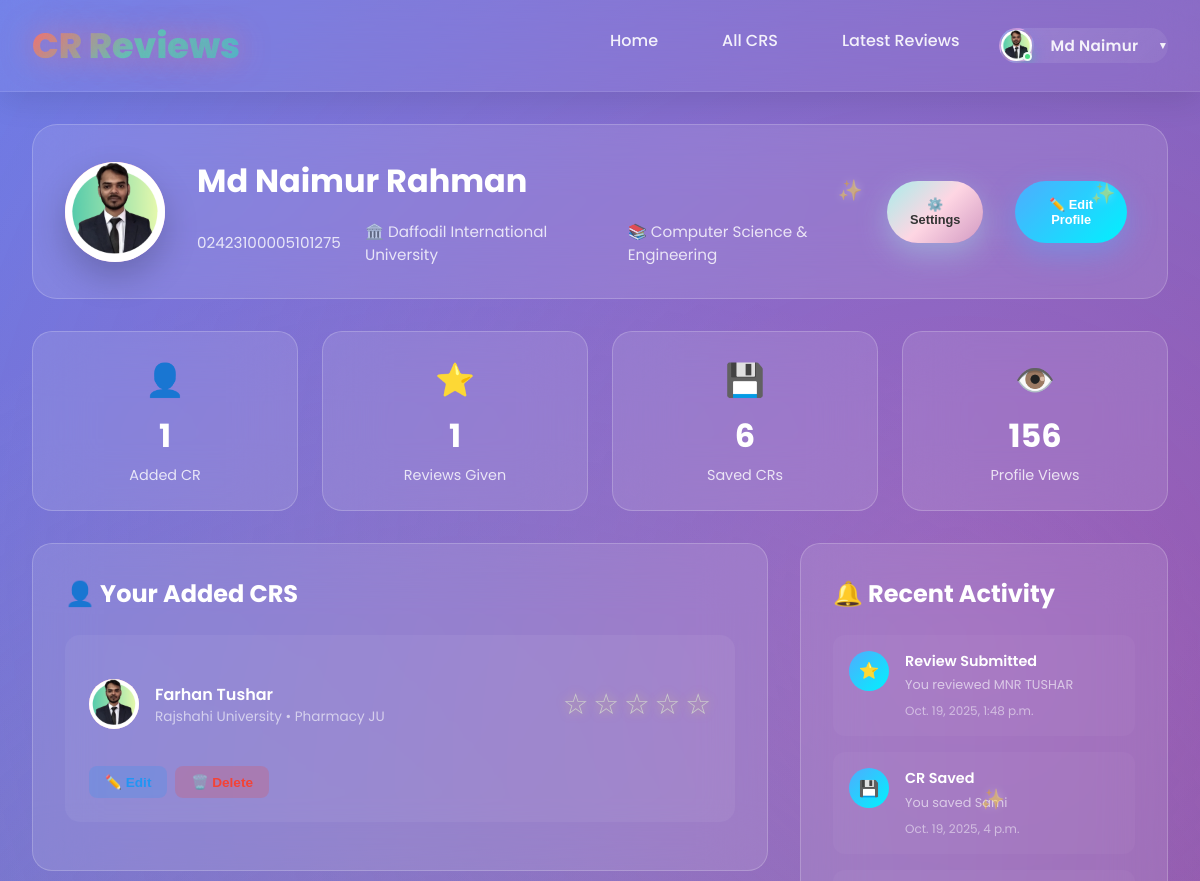
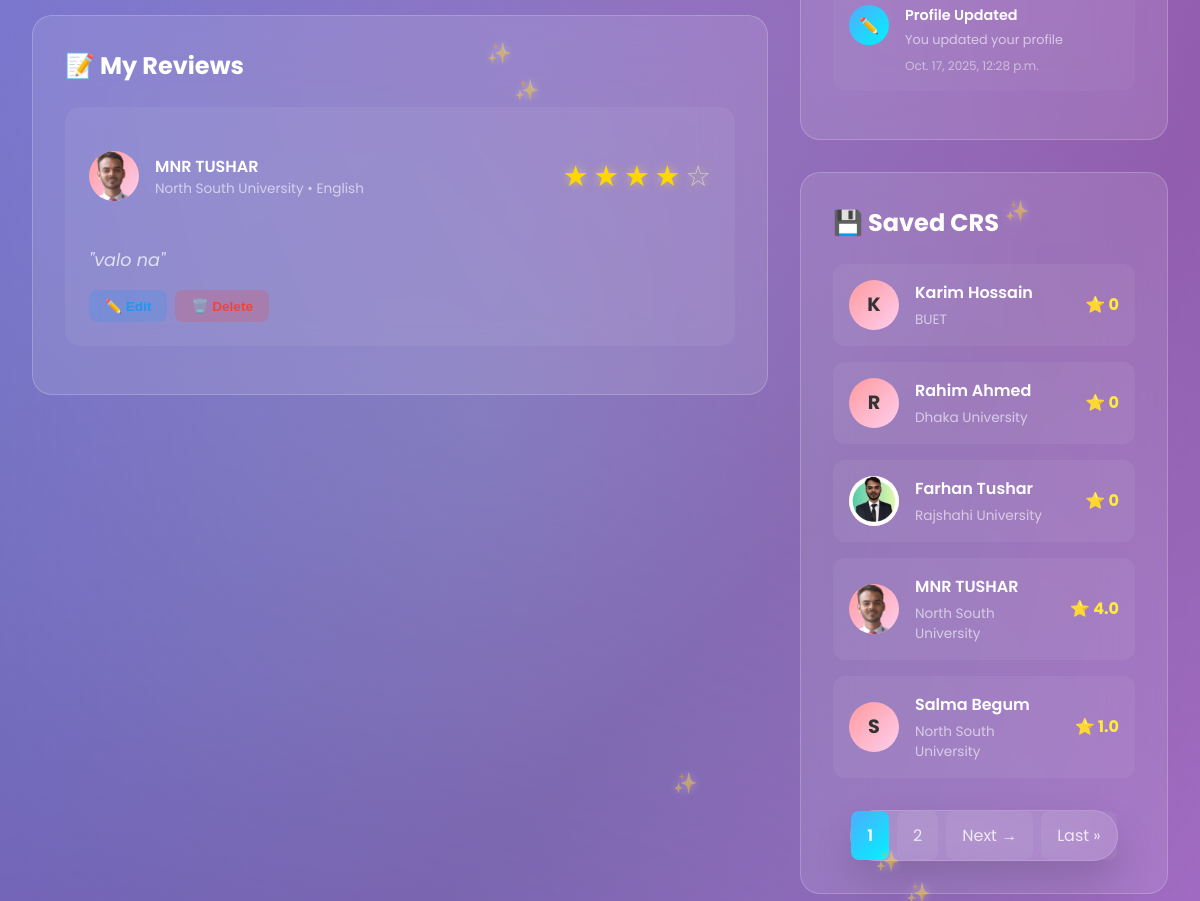
The page /user_dashboard/md-naimur-rahman/ (signed in, upper part) on the database as committed earlier (2 pictures, top to bottom).
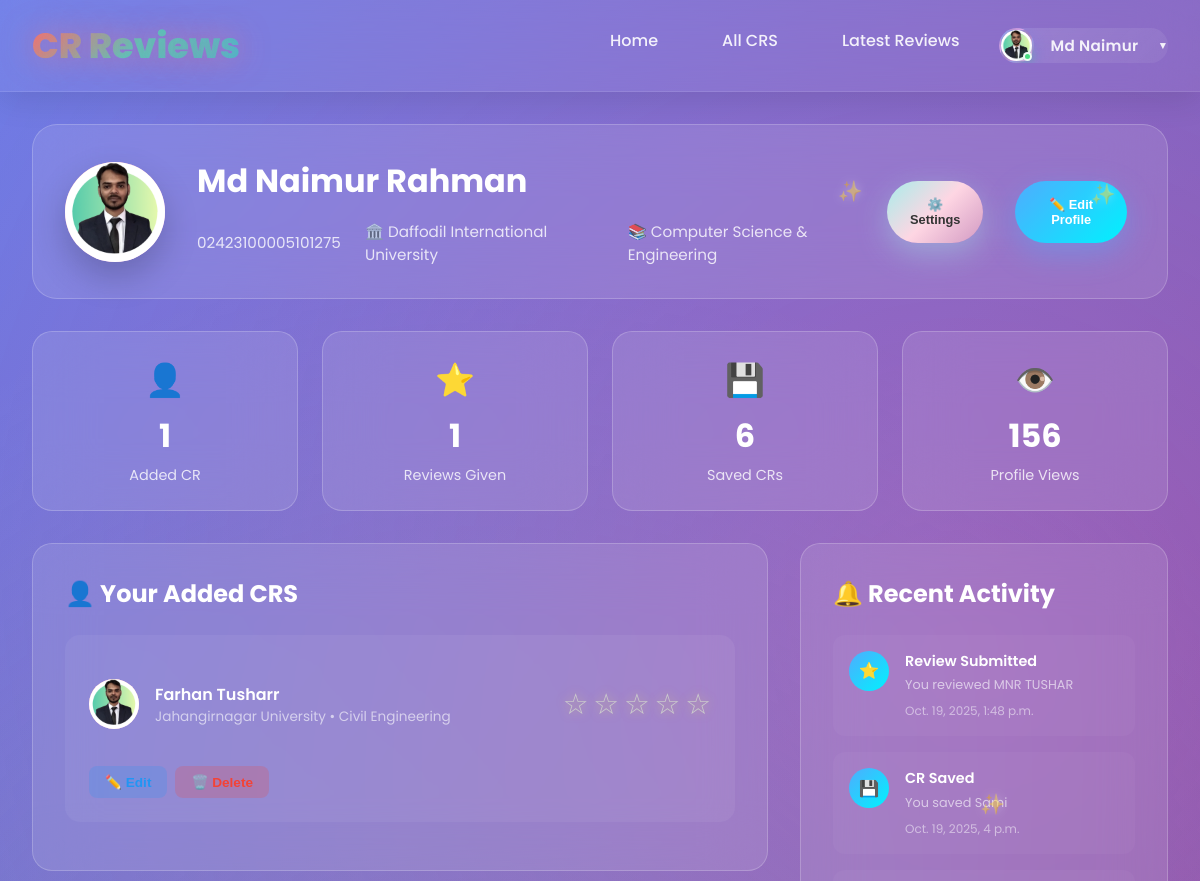
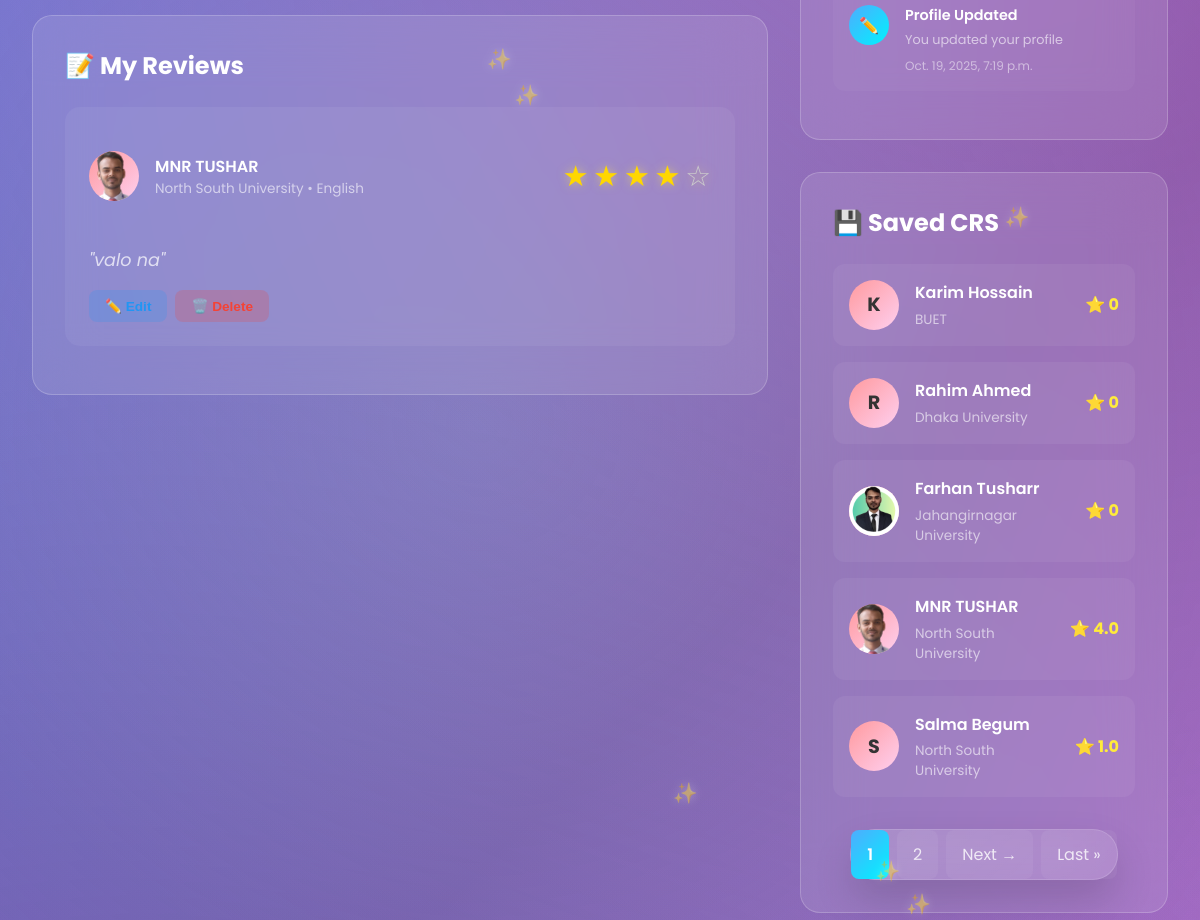
The same page on the database as committed later (2 pictures, top to bottom).
### cr/models.py (models this page shows, shortened)
class CrProfile(models.Model):
    user=models.OneToOneField('userprofile.User', on_delete=models.CASCADE,related_name='user_profile')
    university=models.ForeignKey(University, on_delete=models.CASCADE,related_name='university_crs')
    department=models.ForeignKey(Department, on_delete=models.CASCADE,related_name='department_crs')
    profile_picture = models.ImageField(upload_to='cr_profile_pictures/', blank=True, null=True)
    name = models.CharField(max_length=100)
    gender = models.CharField(choices=[('M', 'Male'), ('F', 'Female')], max_length=1)
    email = models.EmailField(blank=True, null=True)
    phone = models.CharField(max_length=30, blank=True, null=True)
    st_id = models.CharField(max_length=50, unique=True)
    batch = models.CharField(max_length=20)
    dept_batch = models.CharField(max_length=20 , blank=True, null=True)
    section = models.CharField(max_length=10)
    bio = models.TextField(blank=True, null=True)
    date_of_birth = models.DateField(blank=True, null=True)
    slug = models.SlugField(unique=True, blank=True)
    facebook_url = models.URLField(default='https://www.facebook.com/')
    instagram_url = models.URLField(default='https://www.instagram.com/')
    linkedin_url = models.URLField(default='https://www.linkedin.com/')
    created_at=models.DateTimeField(auto_now_add=True)
    updated_at=models.DateTimeField(auto_now=True)
    deleted_at=models.DateTimeField(auto_now=True,blank=True,null=True)
    @property
    def average_rating(self):
        avg=self.cr_reviews.aggregate(Avg('rating'))['rating__avg']
        return round(avg,1) if avg else 0

class University(models.Model):
    Public = "Public"
    Private = "Private"
    university_type = [
        (Public,"Public"),
        (Private,"Private"),
    ]
    title =models.CharField(max_length=100,unique=True,blank=False,null=False)
    type =models.CharField(max_length=100,choices=university_type)
    address=models.CharField(max_length=150, blank=True, null=True)
    slug=models.SlugField(blank=True,unique=True)
    created_at=models.DateTimeField(auto_now_add=True)
    updated_at=models.DateTimeField(auto_now=True)
    daleted_at=models.DateTimeField(auto_now=True,blank=True,null=True)
    def __str__(self):
        return self.title

class Department(models.Model):
    university=models.ForeignKey(University, on_delete=models.CASCADE,related_name='departments')
    title=models.CharField(max_length=50,unique=True,blank=False,null=False)
    code=models.CharField(max_length=50,unique=True,blank=True,null=True)
    slug=models.SlugField(blank=True,unique=True)
    created_at=models.DateTimeField(auto_now_add=True)
    updated_at=models.DateTimeField(auto_now=True)
    daleted_at=models.DateTimeField(auto_now=True,blank=True,null=True)
    def __str__(self):
        return self.title

### userprofile/models.py (models this page shows, shortened)
class User(AbstractBaseUser,PermissionsMixin):
    university=models.ForeignKey(University, on_delete=models.SET_NULL,related_name='university',null=True,blank=True)
    department=models.ForeignKey(Department, on_delete=models.SET_NULL,related_name='department',null=True,blank=True)
    profile_picture=models.ImageField(upload_to=user_profile_picture_path,null=True,blank=True)
    first_name = models.CharField(max_length=50)
    last_name = models.CharField(max_length=50)
    gender = models.CharField(choices=[('M', 'Male'), ('F', 'Female')], max_length=1)
    email = models.EmailField(unique=True)
    phone=models.CharField(max_length=20,null=True,blank=True)
    date_of_birth=models.DateField(null=True,blank=True)
    student_id=models.CharField(max_length=50,unique=True)
    batch=models.CharField(max_length=20,null=True,blank=True)
    dept_batch = models.CharField(max_length=20 , blank=True, null=True)
    section=models.CharField(max_length=20,null=True,blank=True)
    bio=models.TextField(null=True,blank=True)
    facebook_url=models.URLField(default='https://www.facebook.com/')
    instagram_url=models.URLField(default='https://www.instagram.com/')
    linkedin_url=models.URLField(default='https://www.linkedin.com/')
    role=models.CharField(max_length=20, default='student')
    slug=models.SlugField(blank=True,unique=True)
    is_active = models.BooleanField(default=True)
    is_staff = models.BooleanField(default=False)
    created_at = models.DateTimeField(auto_now_add=True)
    updated_at = models.DateTimeField(auto_now=True)
    deleted_at = models.DateTimeField(blank=True, null=True)
    USERNAME_FIELD = 'email'
    REQUIRED_FIELDS = ['first_name','last_name']
    objects = CustomUserManager()

class SavedCR(models.Model):
    user = models.ForeignKey(User, on_delete=models.CASCADE, related_name='saved_crs')
    cr_profile = models.ForeignKey(CrProfile, on_delete=models.CASCADE, related_name='saved_by')
    saved_at = models.DateTimeField(auto_now_add=True)
    class Meta:
        unique_together = ('user', 'cr_profile')

### userprofile/views.py (the view)
# urls.py: path('user_dashboard/<str:slug>/',user_dasboard,name="user_dashboard"),
@login_required
def user_dasboard(request,slug):
    user = User.objects.get(email=request.user.email,slug=slug)
    review = Review.objects.filter(user=user).order_by('-created_at')
    saved_crs = SavedCR.objects.filter(user=request.user).select_related('cr_profile')
    last = review.first()
    last_cr_saved= saved_crs.last()
    add_crs = CrProfile.objects.filter(user=request.user)
    items_per_page = 5
    add_crs_paginator = Paginator(add_crs, items_per_page)
    add_crs_page = request.GET.get('add_crs_page', 1)
    add_crs = add_crs_paginator.get_page(add_crs_page)
    saved_crs_paginator = Paginator(saved_crs, items_per_page)
    saved_crs_page = request.GET.get('saved_crs_page', 1)
    saved_crs = saved_crs_paginator.get_page(saved_crs_page)
    review_paginator = Paginator(review, items_per_page)
    review_page = request.GET.get('review_page', 1)
    review = review_paginator.get_page(review_page)
    context = {
        'user':user,
        'review':review,
        'last':last,
        'saved_crs':saved_crs,
        'last_cr_saved':last_cr_saved,
        'add_crs':add_crs,
    }
    return render(request,'user_profile/user_dashboard.html',context)

### templates/user_profile/user_dashboard.html (shortened to what the changed rows need)
{% extends 'base.html' %}
{% load static %}
{% block content %}
<div class="dashboard-container">
   <div class="dashboard-header">
      <div class="header-left">
         <div class="profile-avatar-large">
            {% if user.profile_picture %}
            <img src={{user.profile_picture.url}} alt={{user.first_name}} />
            {% else %}
            {{user.first_name|first|upper}}
            {% endif %}
         </div>
         <div class="user-info">
            <h1>{{user.first_name}} {{user.last_name}}</h1>
            <div class="user-meta">
               <span>{{user.student_id}}</span>
               <span>🏛️ {{user.university}}</span>
               <span>📚 {{user.department}}</span>
            </div>
         </div>
      </div>
   </div>
   <div class="content-grid">
      <div>
         <div class="dashboard-card">
            <div class="card-header">
               <h2 class="card-title">👤 Your Added CRS</h2>
            </div>
            {% if add_crs %}
            {% for add in add_crs %}
            <div class="review-item">
               <div class="review-header">
                  <div class="review-cr">
                     <div class="saved-avatar">
                        {% if add.profile_picture %}
                        <img src={{add.profile_picture.url}} alt={{add.name}} />
                        {% else %}
                        {{add.name|first|upper}}
                        {% endif %}
                     </div>
                     <div class="cr-info">
                        <h4><a href="{% url 'cr_profile' add.slug %}" style="text-decoration: none; color: inherit;">{{add.name}}</a></h4>
                        <p>{{add.university}} • {{add.department}}</p>
                     </div>
                  </div>
                  <div class="rating">
                     {% for i in "12345" %} {% if forloop.counter <= add.rating %}
                     <span class="star filled">★</span>
                     {% else %}
                     <span class="star">☆</span>
                     {% endif %} {% endfor %}
                  </div>
               </div>
               <div class="review-actions">
                  <button class="action-btn edit" onclick="window.location.href='{% url 'edit_cr_profile' add.slug %}'">✏️ Edit</button>
                  <button class="action-btn delete" onclick="openDeleteModal('{{ add.cr.slug }}', '{{ add.cr.name }}')">🗑️ Delete</button>
               </div>
            </div>
            {% endfor %}
            {% else %}
            <div class="empty-state">
               <div class="empty-state-icon">😴</div>
               <h3>No CRs Added Yet</h3>
               <p>You haven't added any CRs. Start by adding your first CR!</p>
            </div>
            {% endif %}
         </div>
         <br>
         <div class="dashboard-card">
            <div class="card-header">
               <h2 class="card-title">📝 My Reviews</h2>
            </div>
         </div>
      </div>
      <div>
         <div class="dashboard-card" style="margin-bottom: 2rem;">
            <div class="card-header">
               <h2 class="card-title">🔔 Recent Activity</h2>
            </div>
            <div class="activity-item">
               <div class="activity-content">
                  <h4>Profile Updated</h4>
                  <p>You updated your profile</p>
                  <div class="activity-time">{{user.updated_at}}</div>
               </div>
            </div>
         </div>
         <div class="dashboard-card">
            <div class="card-header">
               <h2 class="card-title">💾 Saved CRS</h2>
            </div>
            {% if saved_crs %}
            {% for save_cr in saved_crs %}
            <div class="saved-cr-item">
               <div class="saved-avatar">
                  {% if save_cr.cr_profile.profile_picture %}
                  <img src={{save_cr.cr_profile.profile_picture.url}} alt={{save_cr.cr_profile.name}} />
                  {% else %}
                  {{save_cr.cr_profile.name|first|upper}}
                  {% endif %}
               </div>
               <div class="saved-info">
                  <h4><a href="{% url 'cr_profile' save_cr.cr_profile.slug %}"  style="text-decoration: none; color: inherit;">{{save_cr.cr_profile.name}}</a></h4>
                  <p>{{save_cr.cr_profile.university}}</p>
               </div>
               <div class="saved-rating">
                  ⭐ {{save_cr.cr_profile.average_rating}}
               </div>
            </div>
            {% endfor %}
            {% else %}
            <div class="empty-state">
               <div class="empty-state-icon">🔖</div>
               <h3>No Saved CRs</h3>
               <p>You haven't saved any CRs yet. Save your favorite CRs here!</p>
            </div>
            {% endif %}
         </div>
      </div>
   </div>
</div>
{% endblock content %}

### templates/base.html (shortened to what this page needs)
<!DOCTYPE html>
<html lang="en">
{% load static %}
<head>
    <link rel="stylesheet" href="{% static 'style.css' %}">
    <link rel="stylesheet" href="{% static 'add_cr.css' %}">
    <link rel="stylesheet" href="{% static 'user_dashboard.css' %}">
    <link rel="stylesheet" href="{% static 'edit_user_settings.css' %}">
</head>
<body>
    <nav class="navbar">
        <div class="nav-container">
            <a href="home.html" class="logo">CR Reviews</a>
            <ul class="nav-links">
                <li><a href="{% url 'home' %}" class="nav-link">Home</a></li>
                <li><a href="{% url 'all_cr' %}" class="nav-link" >All CRS</a></li>
                <li><a href="{% url 'latest_reviews' %}" class="nav-link" >Latest Reviews</a></li>
                {% if user.is_authenticated %}
                <li class="user-dropdown">
                <a href="#" class="nav-link user-profile-btn">
                    <span class="user-avatar">
                    {% if user.profile_picture %}
                        <img src="{{ user.profile_picture.url }}" alt="{{ user.name }}" />
                    {% else %}
                        {{ user.first_name|first|upper }}
                    {% endif %}
                    </span>
                    <span class="user-name">{{user.first_name}}</span>
                    <span class="dropdown-arrow">▼</span>
                </a>
                </li>
                {% else %}
                <li><a href="{% url 'login'%}" class="nav-link" >Login</a></li>
                <li><a href="{%url 'registration'%}" class="nav-link">Registration</a></li>
                {% endif %}
            </ul>
        </div>
    </nav>
    {% block content %}
    {% endblock content %}
</body>
</html>

Rows that differ between the two databases and show on the page:
changed User "Md Naimur": updated_at "Oct. 17, 2025, 12:28 p.m." → "Oct. 19, 2025, 7:19 p.m."
changed CrProfile: name "Farhan Tushar" → "Farhan Tusharr"; university "Rajshahi University" → "Jahangirnagar University"; department "Pharmacy JU" → "Civil Engineering"
changed through a linked row, SavedCR: cr_profile.name "Farhan Tushar" → "Farhan Tusharr"; cr_profile.university "Rajshahi University" → "Jahangirnagar University"
